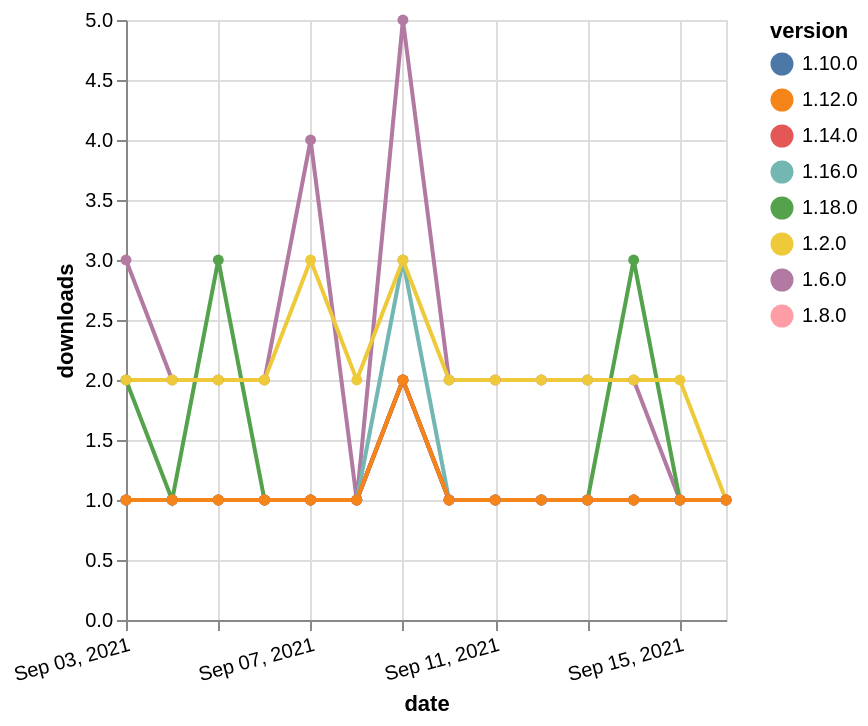

The specification (Vega-Lite) saved for this image:
### Vega-Lite specification from a JSON file in a GitHub repository (floating-point values rounded to 4 significant figures)
{"$schema": "https://vega.github.io/schema/vega-lite/v5.json", "description": "A simple bar chart with embedded data.", "data": {"values": [{"date": "2021-09-03", "total": 2518, "delta": 3, "version": "1.6.0"}, {"date": "2021-09-04", "total": 2520, "delta": 2, "version": "1.6.0"}, {"date": "2021-09-05", "total": 2522, "delta": 2, "version": "1.6.0"}, {"date": "2021-09-06", "total": 2524, "delta": 2, "version": "1.6.0"}, {"date": "2021-09-07", "total": 2528, "delta": 4, "version": "1.6.0"}, {"date": "2021-09-08", "total": 2529, "delta": 1, "version": "1.6.0"}, {"date": "2021-09-09", "total": 2534, "delta": 5, "version": "1.6.0"}, {"date": "2021-09-10", "total": 2536, "delta": 2, "version": "1.6.0"}, {"date": "2021-09-11", "total": 2538, "delta": 2, "version": "1.6.0"}, {"date": "2021-09-12", "total": 2540, "delta": 2, "version": "1.6.0"}, {"date": "2021-09-13", "total": 2542, "delta": 2, "version": "1.6.0"}, {"date": "2021-09-14", "total": 2544, "delta": 2, "version": "1.6.0"}, {"date": "2021-09-15", "total": 2545, "delta": 1, "version": "1.6.0"}, {"date": "2021-09-16", "total": 2546, "delta": 1, "version": "1.6.0"}, {"date": "2021-09-03", "total": 122, "delta": 2, "version": "1.18.0"}, {"date": "2021-09-04", "total": 123, "delta": 1, "version": "1.18.0"}, {"date": "2021-09-05", "total": 126, "delta": 3, "version": "1.18.0"}, {"date": "2021-09-06", "total": 127, "delta": 1, "version": "1.18.0"}, {"date": "2021-09-07", "total": 128, "delta": 1, "version": "1.18.0"}, {"date": "2021-09-08", "total": 129, "delta": 1, "version": "1.18.0"}, {"date": "2021-09-09", "total": 131, "delta": 2, "version": "1.18.0"}, {"date": "2021-09-10", "total": 132, "delta": 1, "version": "1.18.0"}, {"date": "2021-09-11", "total": 133, "delta": 1, "version": "1.18.0"}, {"date": "2021-09-12", "total": 134, "delta": 1, "version": "1.18.0"}, {"date": "2021-09-13", "total": 135, "delta": 1, "version": "1.18.0"}, {"date": "2021-09-14", "total": 138, "delta": 3, "version": "1.18.0"}, {"date": "2021-09-15", "total": 139, "delta": 1, "version": "1.18.0"}, {"date": "2021-09-16", "total": 140, "delta": 1, "version": "1.18.0"}, {"date": "2021-09-03", "total": 245, "delta": 1, "version": "1.8.0"}, {"date": "2021-09-04", "total": 246, "delta": 1, "version": "1.8.0"}, {"date": "2021-09-05", "total": 247, "delta": 1, "version": "1.8.0"}, {"date": "2021-09-06", "total": 248, "delta": 1, "version": "1.8.0"}, {"date": "2021-09-07", "total": 249, "delta": 1, "version": "1.8.0"}, {"date": "2021-09-08", "total": 250, "delta": 1, "version": "1.8.0"}, {"date": "2021-09-09", "total": 252, "delta": 2, "version": "1.8.0"}, {"date": "2021-09-10", "total": 253, "delta": 1, "version": "1.8.0"}, {"date": "2021-09-11", "total": 254, "delta": 1, "version": "1.8.0"}, {"date": "2021-09-12", "total": 255, "delta": 1, "version": "1.8.0"}, {"date": "2021-09-13", "total": 256, "delta": 1, "version": "1.8.0"}, {"date": "2021-09-14", "total": 257, "delta": 1, "version": "1.8.0"}, {"date": "2021-09-15", "total": 258, "delta": 1, "version": "1.8.0"}, {"date": "2021-09-16", "total": 259, "delta": 1, "version": "1.8.0"}, {"date": "2021-09-03", "total": 194, "delta": 1, "version": "1.10.0"}, {"date": "2021-09-04", "total": 195, "delta": 1, "version": "1.10.0"}, {"date": "2021-09-05", "total": 196, "delta": 1, "version": "1.10.0"}, {"date": "2021-09-06", "total": 197, "delta": 1, "version": "1.10.0"}, {"date": "2021-09-07", "total": 198, "delta": 1, "version": "1.10.0"}, {"date": "2021-09-08", "total": 199, "delta": 1, "version": "1.10.0"}, {"date": "2021-09-09", "total": 201, "delta": 2, "version": "1.10.0"}, {"date": "2021-09-10", "total": 202, "delta": 1, "version": "1.10.0"}, {"date": "2021-09-11", "total": 203, "delta": 1, "version": "1.10.0"}, {"date": "2021-09-12", "total": 204, "delta": 1, "version": "1.10.0"}, {"date": "2021-09-13", "total": 205, "delta": 1, "version": "1.10.0"}, {"date": "2021-09-14", "total": 206, "delta": 1, "version": "1.10.0"}, {"date": "2021-09-15", "total": 207, "delta": 1, "version": "1.10.0"}, {"date": "2021-09-16", "total": 208, "delta": 1, "version": "1.10.0"}, {"date": "2021-09-03", "total": 199, "delta": 1, "version": "1.16.0"}, {"date": "2021-09-04", "total": 200, "delta": 1, "version": "1.16.0"}, {"date": "2021-09-05", "total": 201, "delta": 1, "version": "1.16.0"}, {"date": "2021-09-06", "total": 202, "delta": 1, "version": "1.16.0"}, {"date": "2021-09-07", "total": 203, "delta": 1, "version": "1.16.0"}, {"date": "2021-09-08", "total": 204, "delta": 1, "version": "1.16.0"}, {"date": "2021-09-09", "total": 207, "delta": 3, "version": "1.16.0"}, {"date": "2021-09-10", "total": 208, "delta": 1, "version": "1.16.0"}, {"date": "2021-09-11", "total": 209, "delta": 1, "version": "1.16.0"}, {"date": "2021-09-12", "total": 210, "delta": 1, "version": "1.16.0"}, {"date": "2021-09-13", "total": 211, "delta": 1, "version": "1.16.0"}, {"date": "2021-09-14", "total": 212, "delta": 1, "version": "1.16.0"}, {"date": "2021-09-15", "total": 213, "delta": 1, "version": "1.16.0"}, {"date": "2021-09-16", "total": 214, "delta": 1, "version": "1.16.0"}, {"date": "2021-09-03", "total": 2616, "delta": 2, "version": "1.2.0"}, {"date": "2021-09-04", "total": 2618, "delta": 2, "version": "1.2.0"}, {"date": "2021-09-05", "total": 2620, "delta": 2, "version": "1.2.0"}, {"date": "2021-09-06", "total": 2622, "delta": 2, "version": "1.2.0"}, {"date": "2021-09-07", "total": 2625, "delta": 3, "version": "1.2.0"}, {"date": "2021-09-08", "total": 2627, "delta": 2, "version": "1.2.0"}, {"date": "2021-09-09", "total": 2630, "delta": 3, "version": "1.2.0"}, {"date": "2021-09-10", "total": 2632, "delta": 2, "version": "1.2.0"}, {"date": "2021-09-11", "total": 2634, "delta": 2, "version": "1.2.0"}, {"date": "2021-09-12", "total": 2636, "delta": 2, "version": "1.2.0"}, {"date": "2021-09-13", "total": 2638, "delta": 2, "version": "1.2.0"}, {"date": "2021-09-14", "total": 2640, "delta": 2, "version": "1.2.0"}, {"date": "2021-09-15", "total": 2642, "delta": 2, "version": "1.2.0"}, {"date": "2021-09-16", "total": 2643, "delta": 1, "version": "1.2.0"}, {"date": "2021-09-03", "total": 168, "delta": 1, "version": "1.14.0"}, {"date": "2021-09-04", "total": 169, "delta": 1, "version": "1.14.0"}, {"date": "2021-09-05", "total": 170, "delta": 1, "version": "1.14.0"}, {"date": "2021-09-06", "total": 171, "delta": 1, "version": "1.14.0"}, {"date": "2021-09-07", "total": 172, "delta": 1, "version": "1.14.0"}, {"date": "2021-09-08", "total": 173, "delta": 1, "version": "1.14.0"}, {"date": "2021-09-09", "total": 175, "delta": 2, "version": "1.14.0"}, {"date": "2021-09-10", "total": 176, "delta": 1, "version": "1.14.0"}, {"date": "2021-09-11", "total": 177, "delta": 1, "version": "1.14.0"}, {"date": "2021-09-12", "total": 178, "delta": 1, "version": "1.14.0"}, {"date": "2021-09-13", "total": 179, "delta": 1, "version": "1.14.0"}, {"date": "2021-09-14", "total": 180, "delta": 1, "version": "1.14.0"}, {"date": "2021-09-15", "total": 181, "delta": 1, "version": "1.14.0"}, {"date": "2021-09-16", "total": 182, "delta": 1, "version": "1.14.0"}, {"date": "2021-09-03", "total": 194, "delta": 1, "version": "1.12.0"}, {"date": "2021-09-04", "total": 195, "delta": 1, "version": "1.12.0"}, {"date": "2021-09-05", "total": 196, "delta": 1, "version": "1.12.0"}, {"date": "2021-09-06", "total": 197, "delta": 1, "version": "1.12.0"}, {"date": "2021-09-07", "total": 198, "delta": 1, "version": "1.12.0"}, {"date": "2021-09-08", "total": 199, "delta": 1, "version": "1.12.0"}, {"date": "2021-09-09", "total": 201, "delta": 2, "version": "1.12.0"}, {"date": "2021-09-10", "total": 202, "delta": 1, "version": "1.12.0"}, {"date": "2021-09-11", "total": 203, "delta": 1, "version": "1.12.0"}, {"date": "2021-09-12", "total": 204, "delta": 1, "version": "1.12.0"}, {"date": "2021-09-13", "total": 205, "delta": 1, "version": "1.12.0"}, {"date": "2021-09-14", "total": 206, "delta": 1, "version": "1.12.0"}, {"date": "2021-09-15", "total": 207, "delta": 1, "version": "1.12.0"}, {"date": "2021-09-16", "total": 208, "delta": 1, "version": "1.12.0"}]}, "width": "container", "mark": {"type": "line", "point": {"filled": true}}, "encoding": {"x": {"field": "date", "type": "temporal", "timeUnit": "yearmonthdate", "title": "date", "axis": {"labelAngle": -15}}, "y": {"field": "delta", "type": "quantitative", "title": "downloads"}, "color": {"field": "version", "type": "nominal"}, "tooltip": {"field": "delta"}}}
